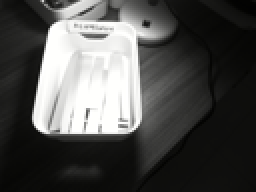
#> input picture imagedata02/Aluminum_1.TIF, 128 x 96 px, found by its file name (shown 2 times larger)
$ jupyter execute --allow-errors Multiespectral_1.ipynb   (older library calls are emulated)
#> lines starting #> are read from the running program, lines starting #| are printed output that depends on the picture; after the words box and inside, x2 and y2 are one past the last pixel; in counts of white or black regions, pixels touching at a corner belong together
# Reading Multi Spectral Images

https://nbviewer.jupyter.org/github/thomasaarholt/hyperspy-demos/blob/master/2_SVD_and_BSS.ipynb

## Bands and Wavelengths
When talking about spectral data, we talk from both, the electromagnetic spectrum and image bands. Spectral remote sensing data are collected by powerful camera-like instruments known as imaging spectrometers. Imaging spectrometers collect reflected light energy in “bands.”

A band represents a segment of the electromagnetic spectrum. For example, the wavelength values between 800 nanometers (nm) and 850 nm might be one band captured by an imaging spectrometer. The imaging spectrometer collects reflected light energy within a pixel area on the ground. Since an imaging spectrometer collects many different types of light - for each pixel the amount of light energy for each type of light or band will be recorded. So, for example, a camera records the amount of red, green and blue light for each pixel.

Often when we work with a multispectral dataset, the band information is reported as the center wavelength value. This value represents the center point value of the wavelengths represented in that band. Thus in a band spanning 800-850 nm, the center would be 825 nm.

## Spectral Resolution
The spectral resolution of a dataset that has more than one band, refers to the spectral width of each band in the dataset. While a general spectral resolution of the sensor is often provided, not all sensors collect information within bands of uniform widths.

## Spatial Resolution
The spatial resolution of a raster represents the area on the ground that each pixel covers. If you have smaller pixels in a raster the data will appear more “detailed.” If you have large pixels in a raster, the data will appear more coarse or “fuzzy.”

## Multispectral Imagery
Images obtained with a ADC Lite - Tetracam's Lightweight ADC

I made pitures about:

>Aluminum , Copper, Brass, Iron, Stainless Steel, Painted Iron

http://tetracam.com/Products-ADC_Lite.htm

MRobalinho - 23-03-2019

[cell 1]
# Some libraries
import glob, os
import numpy as np
import matplotlib.pyplot as plt
import pandas as pd
from PIL import Image
from openpyxl import load_workbook

[cell 2]
# Verify my current folder
currDir = os.path.dirname(os.path.realpath("__file__"))
mypath = currDir
print(currDir)

[cell 3]
# Path to the image files
folder = "imagedata03"
path = currDir + "/" + folder + "/"

# Part name of file to filter files
end_file = "_1.jpg"

[cell 4]
# Read files from folder
print(' ---- IMAGES ON THE FOLDER -------')
for file in os.listdir(path):
    if file.endswith(end_file):
        print(os.path.join(file))

[cell 5]
# Create Data Frame with image information
df_image = []

[cell 6]
# Look from an chanel from then image

def channel(img, n):
    """Isolate the nth channel from the image.

       n = 0: red, 1: green, 2: blue
    """
    a = np.array(img)
    a[:,:,(n!=0, n!=1, n!=2)] *= 0
#    a[:,:,n] *= 0
    print(Image.fromarray(a), 'Get Channel n: ', n)

    return Image.fromarray(a)

# def to resize
# Given parameters : image , number to divide (resize)
def imageResize(img, n):
    width, height = img.size

    print('Original size:', width, '/', height, 'Resize:',n)

    newWidth = int(width / n)
    newHeight = int(height / n)
    img.resize((newWidth, newHeight), Image.ANTIALIAS)
    print('New size:', newWidth, '/', newHeight)
    return img

[cell 7]
# [66 lines left out: function print_file, not called in this run]

[cell 8]
# Create Data Frame with image information
df_image = []

xend_file = "*" + end_file
os.chdir(path)
for file in glob.glob(xend_file):
 #   print(file)
    print_file(path,file)

[cell 9]
df = pd.DataFrame(df_image,columns=['Folder','File','Material','Size','Format','Mode','Bands Extrems',
                                    'Array_sum', 'Sum_Ch0','Sum_Ch1','Sum_Ch2',
                                    'Histogram','Hist_Ch0','Hist_Ch1','Hist_Ch2','Number_list_elements','Color'])
df.head()

[cell 10]
# Verify my current folder
path = mypath + r"/upt_data.xlsx"
print('Write statistics into file :', path)

# Block to Read excel old excel file
#> (the rest of this cell did not finish here and is left out)

[cell 11]
df_plot = pd.DataFrame(df, columns=["Material", "Array_sum", "Sum_Ch0", "Sum_Ch1", "Sum_Ch2","Color"])
df_plot

[cell 12]
df_plot.Sum_Ch0 = df_plot.Sum_Ch0 + 100 # to have diference lines during plot
df_plot.Sum_Ch1 = df_plot.Sum_Ch1 + 200
df_plot.Sum_Ch2 = df_plot.Sum_Ch2 + 300
df_plot.Color  = df_plot.Color * 10
df_plot

#> (a cell that did not finish here is left out)

#> (a cell that did not finish here is left out)

#> (a cell that did not finish here is left out)

#> (a cell that did not finish here is left out)

#> (a cell that did not finish here is left out)

#> (a cell that did not finish here is left out)

#> (a cell that did not finish here is left out)

[cell 20]
plt.figure(1)
plt.figure(figsize=(17, 4))
plt.tight_layout()
plt.subplot(231)
plt.title('IMAGE CHANNEL 0')
plt.xticks(rotation=45)
plt.grid(True)
#> (the rest of this cell did not finish here and is left out)

#> (a cell that did not finish here is left out)

#> (a cell that did not finish here is left out)

# Using PIL to read images

[cell 23]
# Read TIFF Image
from PIL import Image

f1_alum = 'Aluminum_1.TIF'
tif_f1_alum = Image.open(f1_alum)
#> tif_f1_alum is the input picture: PIL image 128x96 RGB; mean R, G, B 79.7, 79.7, 78.1
#
#print('File name:',f1_alum , '     Size File:',tif_f1_alum.size, '    Format file:',tif_f1_alum.format)

[cell 24]
# Print Bands from image
tif_f1_alum.getbands()
#> Out = ('R', 'G', 'B')

[cell 25]
# Display extrems from each band
def print_bands(path, xfile):
    tif_f1 = Image.open(path+xfile)
    print('Bands Extrems from File name:',xfile ,tif_f1.getextrema())

[cell 26]
# Read files from folder - ALUMINUM
os.chdir(path)
for file in glob.glob("*.tif"):
 #   print(file)
    print_bands(path,file)

[cell 27]
print(tif_f1_alum.getcolors())
#| None

[cell 28]
# Transform Image to array
aArray = np.array(tif_f1_alum)
#aArray = np.array(x0_channel)
#a[:,:,0] *=0
#a[:,:,1] *=0

# Transform array to Image
cImage = Image.fromarray(aArray)
aArray

[cell 29]
# Transform array to list
matrix = aArray.tolist()
#> matrix = 96 items
#print("Original array: "+str(matrix))
matrix

[cell 30]
# Soma do array da imagem
xsum = aArray.sum()
#> xsum = 2917186
xsum
#> Out = 2917186

[cell 31]
# Get channel 0
x0_channel = channel(cImage, 0)
#> in channel, `a[:,:,(n!=0, n!=1, n!=2)] *= 0`:
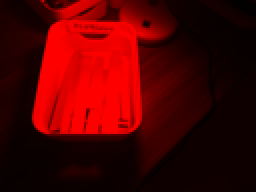
#> a: shape (96, 128, 3) (shown 2 times larger); mean R, G, B 79.7, 0, 0
#| <PIL.Image.Image image mode=RGB size=128x96 at 0x7FECBD026F50> Get Channel n:  0
x0_channel

[cell 32]
# Get channel 1
x1_channel = channel(cImage, 1)
#> call 2 of channel, with n = 1
#> in channel (call 2), `a[:,:,(n!=0, n!=1, n!=2)] *= 0`:
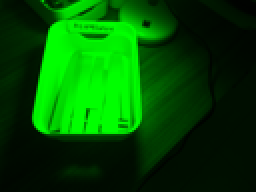
#> a: shape (96, 128, 3) (shown 2 times larger); mean R, G, B 0, 79.7, 0
#| <PIL.Image.Image image mode=RGB size=128x96 at 0x7FECBD027BD0> Get Channel n:  1
x1_channel

[cell 33]
# Get channel 2
x2_channel = channel(cImage, 2)
#> call 3 of channel, with n = 2
#> in channel (call 3), `a[:,:,(n!=0, n!=1, n!=2)] *= 0`:
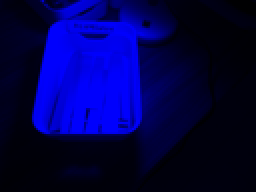
#> a: shape (96, 128, 3) (shown 2 times larger); mean R, G, B 0, 0, 78.1
#| <PIL.Image.Image image mode=RGB size=128x96 at 0x7FECBD034890> Get Channel n:  2
x2_channel

[cell 34]
# Resize Image
aFile = cImage
xFile = imageResize(aFile, 20)
#| Original size: 128 / 96 Resize: 20
#| New size: 6 / 4


#Saved in the same relative location
xFile.save("resized_picture.jpg")

[cell 35]
print(xFile)
#| <PIL.Image.Image image mode=RGB size=128x96 at 0x7FECBF5FEDD0>

[cell 36]
# Getting histogram of image
aHistgram = aFile.histogram()
#> aHistgram = 768 values, max 1342 at index 14, min 0 at index 0, mean 48
print(aHistgram)
#> (printed output is left out)

[cell 37]
print(sum(aHistgram), len(aHistgram))
#| 36864 768

[cell 38]
# Getting histogram of image of channel 0 - R
aHist_0= x0_channel.histogram()
#> aHist_0 = 768 values, max 12288 at index 256, min 0 at index 0, mean 48
print(aHist_0)
#> (printed output is left out)

[cell 39]
print(sum(aHist_0), len(aHistgram))
#| 36864 768

[cell 40]
# Getting histogram of image of channel 1 - B
aHist_1= x1_channel.histogram()
#> aHist_1 = 768 values, max 12288 at index 0, min 0 at index 1, mean 48
print(aHist_1)
#> (printed output is left out)

[cell 41]
# Getting histogram of image of channel 2 - B
aHist_2= x2_channel.histogram()
#> aHist_2 has the same summary as aHist_1
print(aHist_2)

[cell 42]
plt.plot(aHistgram)
plt.title('IMAGE WITH ALL CHANNELS')
plt.ylabel('My Image for all channels')
plt.show()
#> figure, not shown here; curve peaks at x = 14, y = 1342

[cell 43]
plt.plot(aHist_0, color='r')
plt.title('IMAGE CHANNEL 0')
plt.ylabel('My Image channel 0')
plt.show()
#> figure, not shown here; curve peaks at x = 256, y = 12288

[cell 44]
plt.plot(aHist_1, color='g')
plt.title('IMAGE CHANNEL 1')
plt.ylabel('My Image channel 1')
plt.show()
#> figure, not shown here; curve peaks at x = 0, y = 12288

[cell 45]
plt.plot(aHist_2, color='b')
plt.title('IMAGE CHANNEL 2')
plt.ylabel('My Image channel 2')
plt.show()
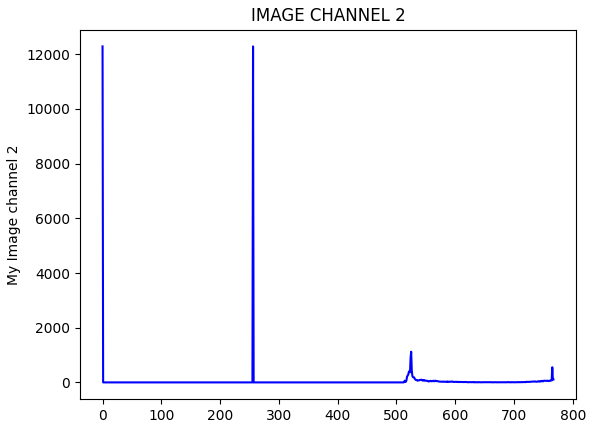
#> figure drawn by matplotlib, 1 panel; curve peaks at x = 0, y = 12288

[cell 46]
plt.figure(1)
plt.figure(figsize=(17, 4))
plt.tight_layout()
plt.subplot(231)
plt.title('IMAGE CHANNEL 0')
plt.plot(aHist_0,   'k--')

plt.subplot(232)
plt.title('IMAGE CHANNEL 1')
plt.plot(aHist_1,  'r--')

plt.subplot(233)
plt.title('IMAGE CHANNEL 2')
plt.plot(aHist_2,  'g--' )
plt.show()
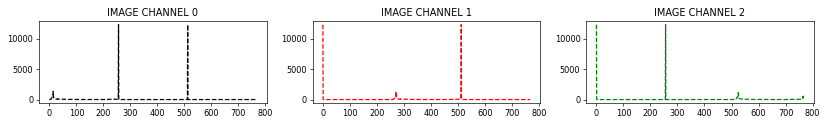
#> figure drawn by matplotlib, 3 panels; panel 1: curve peaks at x = 256, y = 12288; panel 2: curve peaks at x = 0, y = 12288; panel 3: curve peaks at x = 0, y = 12288

[cell 47]
## Using Matplotlib

[cell 48]
import matplotlib.pyplot as plt
import matplotlib.image as mpimg
import numpy as np

[cell 49]
# Read in the image and print some stats
file1 = f1_alum
image = mpimg.imread(file1)
print(f1_alum, '   This image is: ',type(image),
     'with dimensions:', image.shape)

[cell 50]
# Plotting the image

imgplot=plt.imshow(image)
plt.show()# Using Matplotlib to plot the Image

[cell 51]
#splitting the image
print(file1.split())

[cell 52]
bFile = file1.split()
bFile

[cell 53]
#In-place modification
cFile = cImage.thumbnail((200, 200))
cImage

#> (a cell that did not finish here is left out)

[cell 55]
# Transform image in an array
import numpy as np
imarray = np.array(image)

[cell 56]
# Information array image
imarray.shape
#> Out = (96, 128, 3)

[cell 57]
# Information array image
image.size
#> Out = 36864

[cell 58]
Image.fromarray(imarray)

[cell 59]
from PIL import Image, ImageFile
import string

[cell 60]
from PIL import Image, ImageFilter
try:
    original = Image.open(file1)
except:
    print ("Unable to load image")

[cell 61]
original

[cell 62]
print ("The size of the Image is: ")
print(original.format, original.size, original.mode)

[cell 63]
# https://www.pythonforbeginners.com/gui/how-to-use-pillow
# The Pillow module provides the following set of predefined image enhancement filters:

# BLUR
# CONTOUR
# DETAIL
# EDGE_ENHANCE
# EDGE_ENHANCE_MORE
# EMBOSS
# FIND_EDGES
# SMOOTH
# SMOOTH_MORE
# SHARPEN

[cell 64]
# Blur the image
blurred = original.filter(ImageFilter.BLUR)
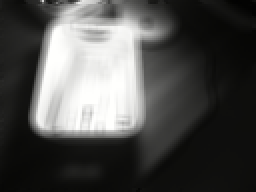
#> blurred: PIL image 128x96 RGB (shown 2 times larger); mean R, G, B 79.7, 79.7, 78.1

# Display both images
original.show()

blurred.show()

# save the new image
blurred.save("blurred.png")

[cell 65]
# Creating Thumbnails
size = (128, 128)
saved = file1
try:
    im =  Image.open(file1)
except:
    print ("Unable to load image")

im.thumbnail(size)
im.save(saved)
im.show()

[cell 66]
# Filter SMOOTH the image
filter_im = original.filter(ImageFilter.SMOOTH_MORE)

#filgter_im.show()

[cell 67]
filter_im

[cell 68]
# Obtain R,G,B separately
r, g, b = filter_im.split()

[cell 69]
r

[cell 70]
g

[cell 71]
b

[cell 72]
imarray = np.array(r)
imarray

[cell 73]
imarray = np.array(g)
imarray

[cell 74]
imarray = np.array(b)
imarray

[cell 75]
# Convert into modes
im = Image.open(file1).convert("L")

[cell 76]
im

[cell 77]
print(im.format, im.size, im.mode)

[cell 78]
# split the image into individual bands
source = filter_im.split()

R, G, B = 0, 1, 2

# select regions where red is less than 100
mask = source[R].point(lambda i: i < 100 and 255)
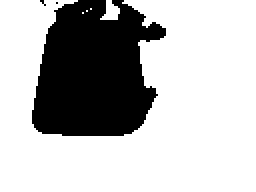
#> mask: PIL image 128x96 L (shown 2 times larger); 72.3% white; 3 black regions (2 under 20 px), largest, box (x1, y1, x2, y2) and area: (16, 0, 83, 68) 3396

# process the green band
out = source[G].point(lambda i: i * 0.7)
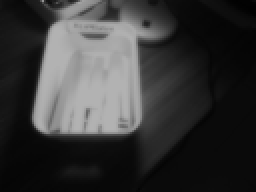
#> out: PIL image 128x96 L (shown 2 times larger); min 1, max 178, mean 55.7

# paste the processed band back, but only where red was < 100
b = source[G].paste(out, None, mask)

# build a new multiband image
im = Image.merge(filter_im.mode, source)
#> im: PIL image 128x96 RGB

[cell 79]
source[G]

[cell 80]
# Enhancing images

[cell 81]
from PIL import ImageEnhance

enh = ImageEnhance.Contrast(im)
enh.enhance(1.3).show("30% more contrast")
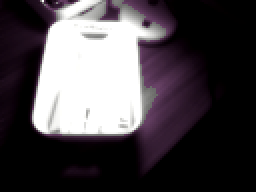
#> shown: PIL image 128x96 RGB (shown 2 times larger); mean R, G, B 76.2, 70.8, 75.4

[cell 82]
# Verify my current folder
currDir = os.path.dirname(os.path.realpath("__file__"))
mypath = currDir
print(currDir)

[cell 83]
# Path to the image files
#folder = "imagedata03"
#path = currDir + "/" + folder + "/"

[cell 84]
from PIL import Image

xfile = mypath + '\Copper_2.jpg'

im = Image.open(xfile) # Can be many different formats.
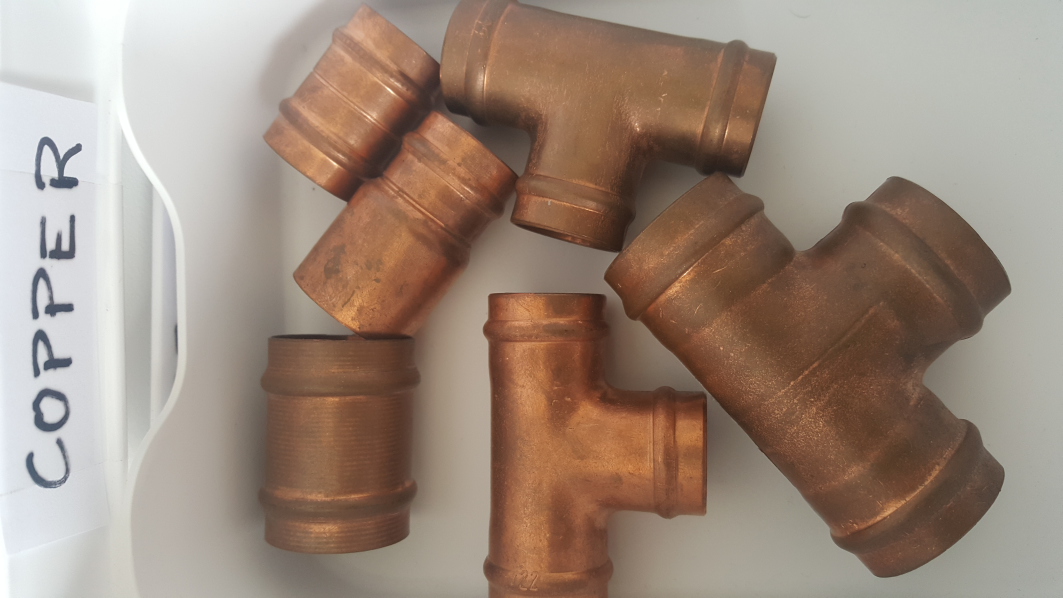
#> input picture imagedata03/Copper_2.jpg, 5312 x 2988 px, found by its file name (shown at 1/5 size)
#> im is the input picture: PIL image 5312x2988 RGB; mean R, G, B 156.7, 137.8, 124.1
pix = im.load()
print (im.size)  # Get the width and hight of the image for iterating over
print (pix[100,100])  # Get the RGBA Value of the a pixel of an image
#pix[x,y] = value  # Set the RGBA Value of the image (tuple)

im.save('alive_parrot.png')  # Save the modified pixels as .png

[cell 85]
from PIL import Image
img = Image.open(xfile)
colors = img.convert('RGB').getcolors() #this converts the mode to RGB
#> colors = None

[cell 86]
print(colors)

[cell 87]
img

[cell 88]
from PIL import Image
# https://www.hackerearth.com/pt-br/practice/notes/extracting-pixel-values-of-an-image-in-python/

# getdata() to extract the pixel values. this scans the image horizontally from left to right starting at
# the top-left corner. The values got from each pixel is then added into a list.
# Finally what we get is a list with each pixel value as a set of 4 values(R,G,B.A).

pix_val = list(im.getdata())
#> pix_val = 15872256 items

[cell 89]
pix_val

[cell 90]
type(pix_val)

[cell 91]
# https://www.hackerearth.com/pt-br/practice/notes/extracting-pixel-values-of-an-image-in-python/

# pix_val is the list that contains all the pixel values which can be printed to see those values
# But the list got is a list of sets and some times its needed to flatten the list for example if the
# list is like: [(123,124,145,120), (345,453,234,124),……]
# and the list that is needed is [123, 124, 145, 120, 345, 453, 234, 124….] then the command to flatten the list is:

pix_val_flat = [x for sets in pix_val for x in sets]
#> pix_val_flat = 47616768 items

[cell 92]
pix_val_flat

[cell 93]
# Sum the list
xx = sum(pix_val_flat)
#> xx = 6645029916

# https://convertingcolors.com/decimal-color-139.5525.html
# medium color
yy = xx / len(pix_val_flat)
#> yy = 139.6

[cell 94]
yy
#> Out = 139.6
